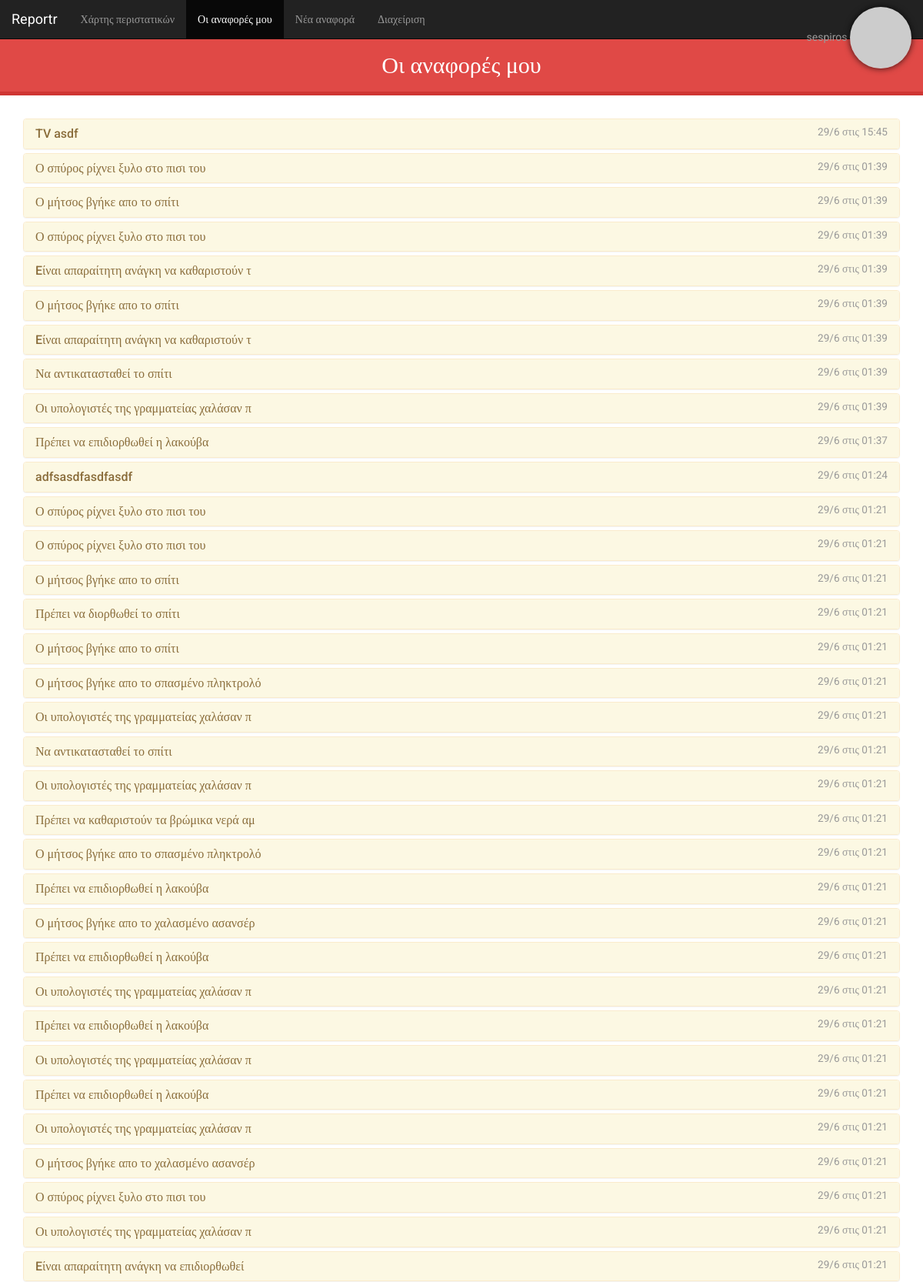
Page /myreports.php (signed in, upper part) on the committed database.
### tables this page shows
CREATE TABLE IF NOT EXISTS `web_report_details` (
  `report_id` int(10) NOT NULL,
  `title` varchar(40) NOT NULL,
  `description` text NOT NULL,
  `latitude` decimal(17,14) NOT NULL,
  `longitude` decimal(17,14) NOT NULL,
  `category_id` int(10) NOT NULL,
  UNIQUE KEY `report_id` (`report_id`),
  KEY `category_id` (`category_id`)
);

CREATE TABLE IF NOT EXISTS `web_reports` (
  `id` int(10) NOT NULL AUTO_INCREMENT,
  `time_submitted` datetime NOT NULL,
  `time_closed` datetime NOT NULL,
  `status` enum('Closed','Open','','') NOT NULL,
  `submitter_id` int(11) NOT NULL,
  `closer_id` int(11) NOT NULL,
  `comment` text NOT NULL,
  PRIMARY KEY (`id`),
  KEY `submitted_id` (`submitter_id`),
  KEY `closer_id` (`closer_id`)
);

### views/myreports.php (the view, shortened to what this page needs)
<?php include('_header.php'); ?>
    <header>
        <nav class="navbar navbar-inverse navbar-fixed-top" role="navigation">
        <div class="container-fluid">
            <div class="navbar-header">
            <a class="navbar-brand" href="#">Reportr</a>
            </div>
            <div class="collapse navbar-collapse" id="main-nav">
            <ul class="nav navbar-nav navbar-left">
                <li><a href="index.php">Χάρτης περιστατικών</a></li>
                <li class="active"><a href="myreports.php">Οι αναφορές μου</a></li>
                <li><a href="newreport.php">Νέα αναφορά</a></li>
<?php if ($login->isUserAdmin() == true) {
    echo '<li><a href="dashboard.php">Διαχείριση</a></li>';
}?>
            </ul>
            <ul class="nav navbar-nav navbar-right">
                <li class="dropdown">
                <a href="#" class="navbar-brand dropdown-toggle user-img" data-toggle="dropdown"><?php echo $_SESSION['user_name'] . " " . $login->user_gravatar_image_tag?></a>
                </li>
            </ul>
            </div>
        </div>
        </nav>
    </header>
    <h2 class="coloured-banner1 text-center">Οι αναφορές μου</h2>
    <div class="container">
        <div id="accordion" class="panel-group">
<?php
    require_once('config/connect.php');
    $stmt = $pdo->prepare("SELECT * FROM web_reports INNER JOIN web_report_details on web_reports.id=web_report_details.report_id WHERE submitter_id=:sid ORDER BY time_submitted DESC");
    $stmt->bindParam(':sid', $_SESSION['user_id']);
    if ($stmt->execute()) {
        while ($row = $stmt->fetch()) {
            $reportClosed = $row["status"] == 'Closed';
            $submitDate = date('d/n στις H:i', strtotime($row["time_submitted"]));
?>
    <article class="report panel panel-<?php echo $reportClosed ? "success" : "warning"; ?>" id="report-<?php echo $row['id']; ?>">
        <div class="panel-heading" data-toggle="collapse" data-target="#report-<?php echo $row['id']; ?>-content" data-parent="#accordion">
        <h3 class="panel-title"><?php echo $row['title']; ?> <span class="small pull-right"><?php echo $submitDate; ?></span></h3>
        </div>
    </article>
<?php
        }
    }
?>
        </div>
	</div>
  </body>
</html>

### views/css/reportr.css (style rules this page uses)
html { position: relative; min-height: 100%; }
body { padding-top: 50px; padding-bottom: 60px; font-family: 'Roboto', 'sans-serif'; height: 100%; }
.coloured-banner1 { margin-top: 0px; margin-bottom: 30px; padding: 0.6em; background-color: #E04946; border-bottom: 5px solid #CF3633; color: #ffffff; }
.navbar .user-img { padding-top: 9px; font-size: 14px; }
.report .panel-heading { cursor: pointer; }
.report .panel-heading .small { font-size: 85%; }
body { margin-bottom: 330px; }

### views/css/lightbox.css (style rules this page uses)
body:after { content: url(../img/close.png) url(../img/loading.gif) url(../img/prev.png) url(../img/next.png); display: none; }

### rows in the picture
web_report_details: title "TV asdf", report_id.time_submitted "29/6 στις 15:45"
web_report_details: title "Ο σπύρος ρίχνει ξυλο στο πισι του", report_id.time_submitted "29/6 στις 01:39"
web_report_details: title "Ο μήτσος βγήκε απο το σπίτι", report_id.time_submitted "29/6 στις 01:39"
web_report_details: title "Ο σπύρος ρίχνει ξυλο στο πισι του", report_id.time_submitted "29/6 στις 01:39"
web_report_details: title "Eίναι απαραίτητη ανάγκη να καθαριστούν τ", report_id.time_submitted "29/6 στις 01:39"
web_report_details: title "Ο μήτσος βγήκε απο το σπίτι", report_id.time_submitted "29/6 στις 01:39"
web_report_details: title "Eίναι απαραίτητη ανάγκη να καθαριστούν τ", report_id.time_submitted "29/6 στις 01:39"
web_report_details: title "Να αντικατασταθεί το σπίτι", report_id.time_submitted "29/6 στις 01:39"
web_report_details: title "Οι υπολογιστές της γραμματείας χαλάσαν π", report_id.time_submitted "29/6 στις 01:39"
web_report_details: title "Πρέπει να επιδιορθωθεί η λακούβα", report_id.time_submitted "29/6 στις 01:37"
web_report_details: title "adfsasdfasdfasdf", report_id.time_submitted "29/6 στις 01:24"
web_report_details: title "Ο σπύρος ρίχνει ξυλο στο πισι του", report_id.time_submitted "29/6 στις 01:21"
web_report_details: title "Ο σπύρος ρίχνει ξυλο στο πισι του", report_id.time_submitted "29/6 στις 01:21"
web_report_details: title "Ο μήτσος βγήκε απο το σπίτι", report_id.time_submitted "29/6 στις 01:21"
web_report_details: title "Πρέπει να διορθωθεί το σπίτι", report_id.time_submitted "29/6 στις 01:21"
web_report_details: title "Ο μήτσος βγήκε απο το σπίτι", report_id.time_submitted "29/6 στις 01:21"
web_report_details: title "Ο μήτσος βγήκε απο το σπασμένο πληκτρολό", report_id.time_submitted "29/6 στις 01:21"
web_report_details: title "Οι υπολογιστές της γραμματείας χαλάσαν π", report_id.time_submitted "29/6 στις 01:21"
web_report_details: title "Να αντικατασταθεί το σπίτι", report_id.time_submitted "29/6 στις 01:21"
web_report_details: title "Οι υπολογιστές της γραμματείας χαλάσαν π", report_id.time_submitted "29/6 στις 01:21"
web_report_details: title "Πρέπει να καθαριστούν τα βρώμικα νερά αμ", report_id.time_submitted "29/6 στις 01:21"
web_report_details: title "Ο μήτσος βγήκε απο το σπασμένο πληκτρολό", report_id.time_submitted "29/6 στις 01:21"
web_report_details: title "Πρέπει να επιδιορθωθεί η λακούβα", report_id.time_submitted "29/6 στις 01:21"
web_report_details: title "Ο μήτσος βγήκε απο το χαλασμένο ασανσέρ", report_id.time_submitted "29/6 στις 01:21"
web_report_details: title "Πρέπει να επιδιορθωθεί η λακούβα", report_id.time_submitted "29/6 στις 01:21"
web_report_details: title "Οι υπολογιστές της γραμματείας χαλάσαν π", report_id.time_submitted "29/6 στις 01:21"
web_report_details: title "Πρέπει να επιδιορθωθεί η λακούβα", report_id.time_submitted "29/6 στις 01:21"
web_report_details: title "Οι υπολογιστές της γραμματείας χαλάσαν π", report_id.time_submitted "29/6 στις 01:21"
web_report_details: title "Πρέπει να επιδιορθωθεί η λακούβα", report_id.time_submitted "29/6 στις 01:21"
web_report_details: title "Οι υπολογιστές της γραμματείας χαλάσαν π", report_id.time_submitted "29/6 στις 01:21"
web_report_details: title "Ο μήτσος βγήκε απο το χαλασμένο ασανσέρ", report_id.time_submitted "29/6 στις 01:21"
web_report_details: title "Ο σπύρος ρίχνει ξυλο στο πισι του", report_id.time_submitted "29/6 στις 01:21"
web_report_details: title "Οι υπολογιστές της γραμματείας χαλάσαν π", report_id.time_submitted "29/6 στις 01:21"
web_report_details: title "Eίναι απαραίτητη ανάγκη να επιδιορθωθεί", report_id.time_submitted "29/6 στις 01:21"

### other values in the picture
$_SESSION['user_name'] "sespiros"
